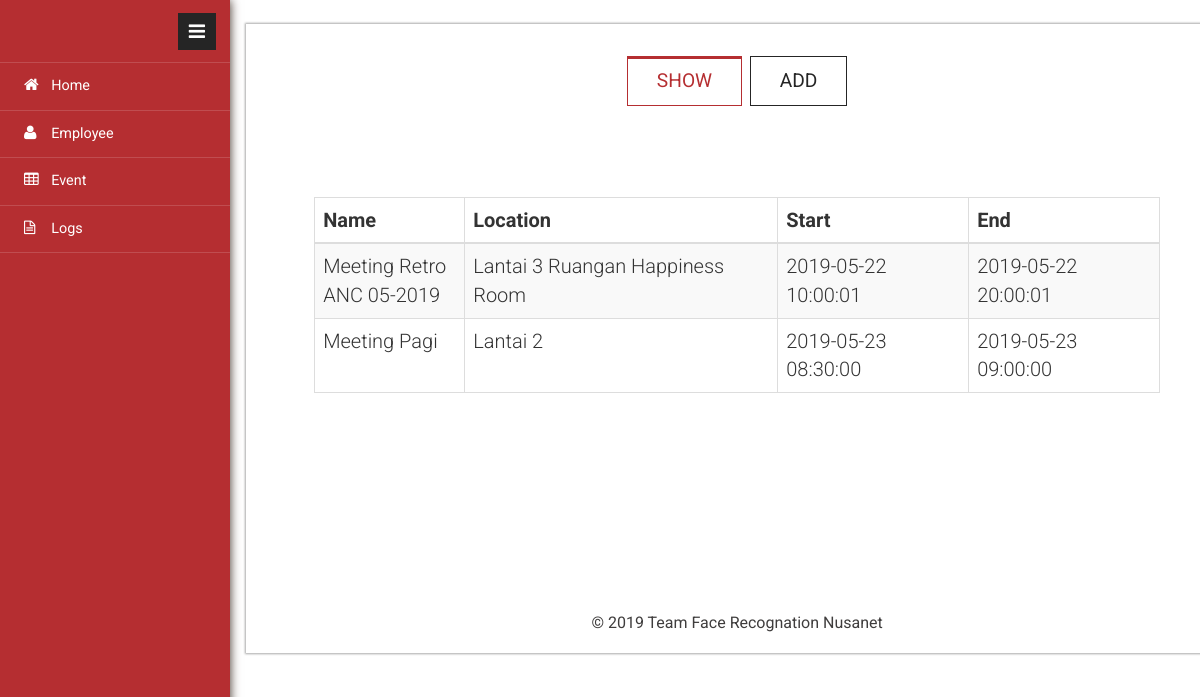
The page /?page=event on the database its author committed.
### tables this page shows
CREATE TABLE `event` (
  `id` int(6) unsigned NOT NULL AUTO_INCREMENT,
  `event_id` varchar(30) NOT NULL,
  `event_name` varchar(100) NOT NULL,
  `event_location` varchar(150) NOT NULL,
  `event_start` datetime DEFAULT NULL,
  `event_end` datetime DEFAULT NULL,
  `input_time` timestamp NOT NULL DEFAULT current_timestamp() ON UPDATE current_timestamp(),
  PRIMARY KEY (`id`)
);

### web/event.php (the view, shortened to what this page needs)
<div class="tab-main">
    <div class="tab-inner">
        <div class="tabs" id="tabs">
            <div class="graph">
                <nav>
                    <ul>
                        <li class=tab-current>
                            <a href="#section-1"><span>
                                SHOW
                            </span></a>
                        </li>
                        <li>
                            <a href="#section-2" class="icon-cup">
                                <span>
                                    ADD
                                </span>
                            </a>
                        </li>
                    </ul>
                </nav>
                <div class="content tab">
                    <section id="section-1" class="content-current">
                        <?php
                           $sql = "SELECT  event_name, event_location, event_start, event_end FROM event ";
                           $result = $conn->query($sql);
                           if ($result->num_rows > 0) {
                               ?>
                              <table class="table table-striped table-bordered">
                                  <thead>
                                    <tr>
                                        <th>Name</th>
                                        <th>Location</th>
                                        <th>Start</th>
                                        <th>End</th>
                                    </tr>
                                  </thead>
                                  <tbody>
                            <?php
                               while($row = $result->fetch_assoc()) {
                                   echo "<tr>";
                                   echo "<td>" . $row["event_name"] . "</td>";
                                   echo "<td>" . $row["event_location"] . "</td>";
                                   echo "<td>" .  $row["event_start"] . "</td>";
                                   echo "<td>" . $row["event_end"] . "</td>";
                                   echo "</tr>" ;
                               }
                               echo "</tbody></table>";
                           } else {
                               ?>
                               <div class="alert alert-warning" role="alert">
                                   Event NOT FOUND
                                </div>
                               <?php
                           }
                        ?>
                    </section>
                </div>
            </div>
        </div>
    </div>
</div>

### rows shown on the page
event: event_name "Meeting Retro ANC 05-2019", event_location "Lantai 3 Ruangan Happiness Room", event_start "2019-05-22 10:00:01", event_end "2019-05-22 20:00:01"
event: event_name "Meeting Pagi", event_location "Lantai 2", event_start "2019-05-23 08:30:00", event_end "2019-05-23 09:00:00"
